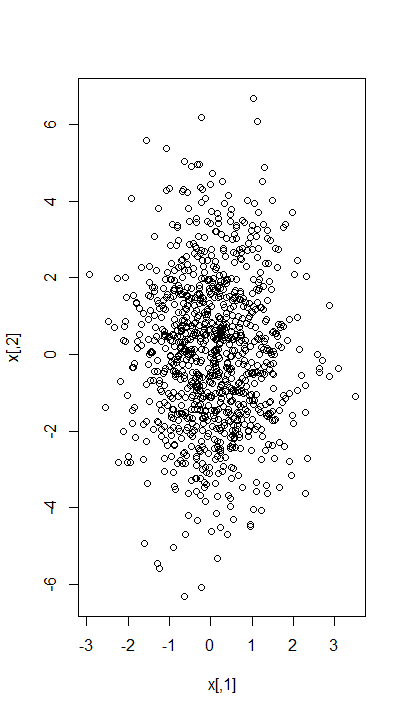

Source code (R):
library(mvtnorm )
sigma <- matrix(c(1,0,0,4), ncol=2)
x <- rmvnorm(n=1000, mean = c(0,0) , sigma )
plot(x)
